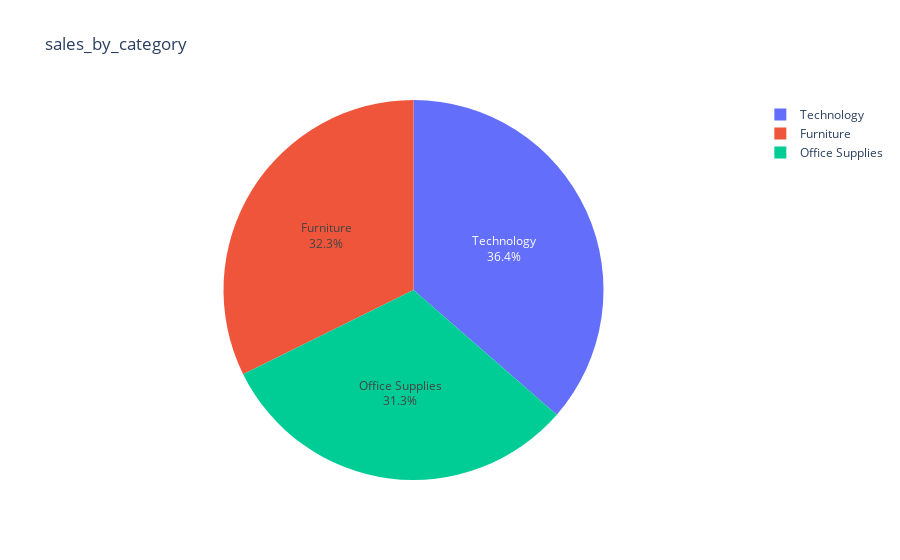

Source (notebook cell):
### Markdown cell above
higher sales in november and lower sales in february

### Code cell
sales_by_category = data.groupby("Category" ) ["Sales"].sum().reset_index().sort_values(by = "Sales" , ascending = False)
plt.figure(figsize = (1,1))
fig = px.pie( sales_by_category ,values= "Sales" ,names = "Category" , hole = 0,title = "sales_by_category" )
fig.update_traces(textposition = "inside" ,textinfo = "percent + label" )

### Figure 1 — Plotly figure (JSON) as saved in the notebook; plotly's stock layout.template omitted (floating-point values rounded to 4 significant figures)
{"data": [{"domain": {"x": [0, 1], "y": [0, 1]}, "hole": 0, "hovertemplate": "Category=%{label}<br>Sales=%{value}<extra></extra>", "labels": ["Technology", "Furniture", "Office Supplies"], "legendgroup": "", "name": "", "showlegend": true, "textinfo": "percent+label", "textposition": "inside", "type": "pie", "values": [836200.0, 742000.0, 719000.0]}], "layout": {"autosize": true, "legend": {"tracegroupgap": 0}, "title": {"text": "sales_by_category"}}}
